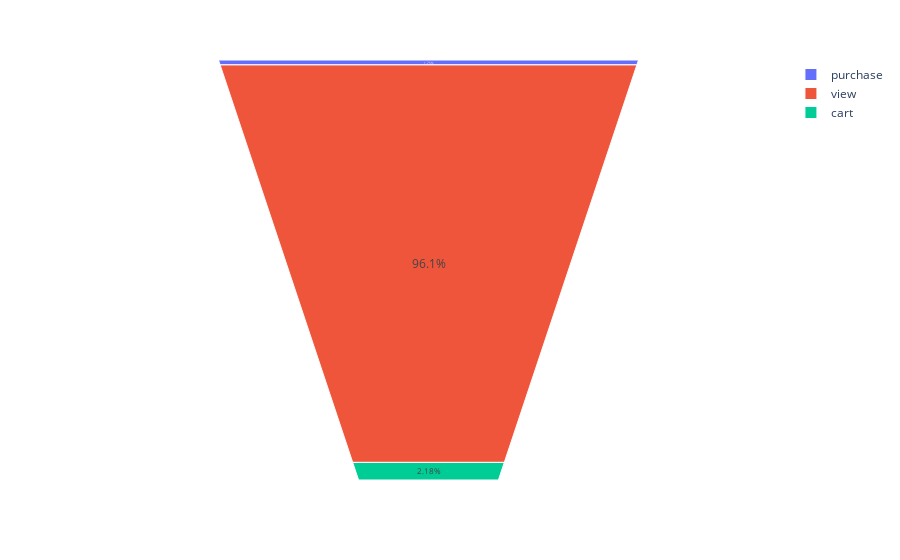

Notebook code for this chart:
### Code cell
from plotly import express as px
fig = px.funnel_area(names=labels,
                    values=size)
fig.show()

### Figure 1 — Plotly figure (JSON) as saved in the notebook; plotly's stock layout.template omitted (floating-point values rounded to 4 significant figures)
{"data": [{"domain": {"x": [0, 1], "y": [0, 1]}, "hovertemplate": "label=%{label}<br>value=%{value}<extra></extra>", "labels": ["purchase", "view", "cart"], "legendgroup": "", "name": "", "showlegend": true, "type": "funnelarea", "values": [742849, 40779399, 926516]}], "layout": {"legend": {"tracegroupgap": 0}, "margin": {"t": 60}}}
